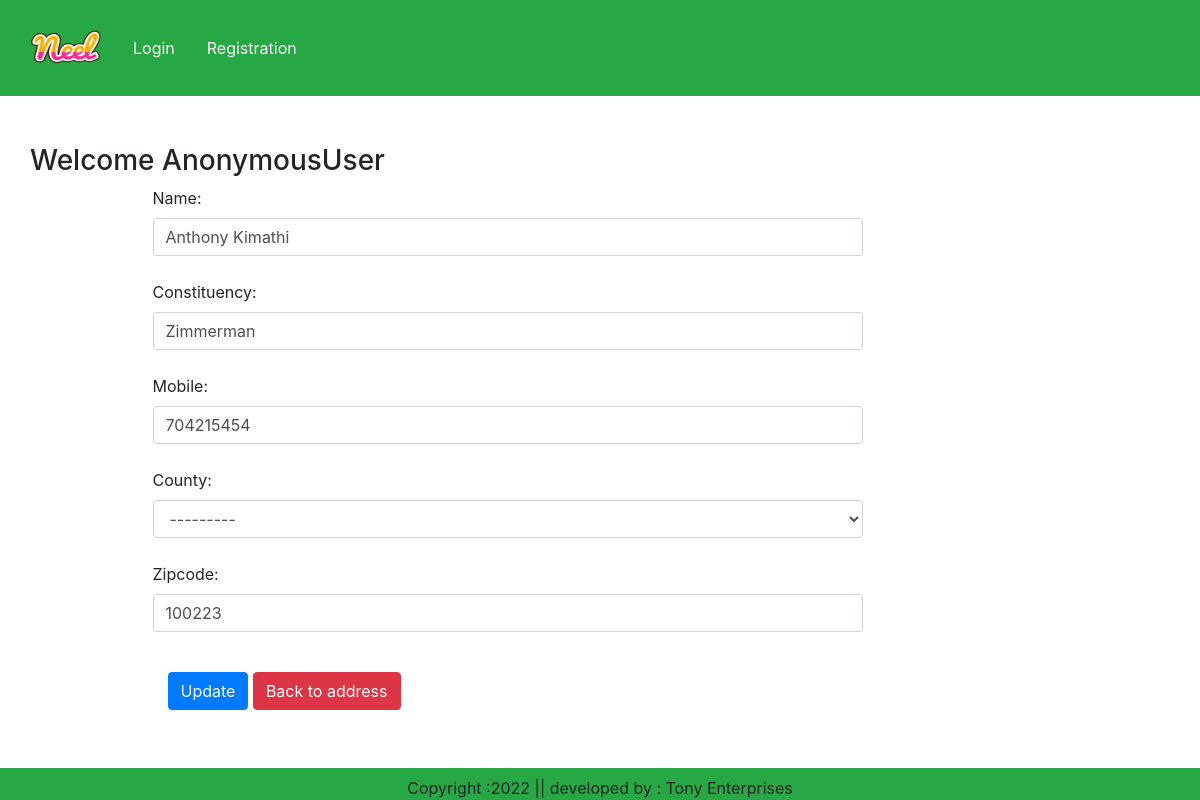
Screenshot of /updateAddress/1 with the database file from the repository.
### djangoProjectWeb/models.py (models this page shows, shortened)
class Customer(models.Model):
    user = models.ForeignKey(User, on_delete=models.CASCADE)
    name = models.CharField(max_length=200)
    constituency = models.CharField(max_length=200)
    mobile = models.IntegerField(default=0)
    zipcode = models.IntegerField()
    county = models.CharField(choices=COUNTY_CHOICES, max_length=100)

### djangoProjectWeb/views.py (the view, shortened to what this page needs)
# urls.py: path('updateAddress/<int:pk>', views.updateAddress.as_view(), name='updateAdress'),
class updateAddress(View):
    def get(self, request, pk):
        add = Customer.objects.get(pk=pk)
        form = CustomerProfileForm(instance=add)
        totalitem = 0
        wishitem = 0
        if request.user.is_authenticated:
            wishitem = len(Wishlist.objects.filter(user=request.user))
            totalitem = len(Cart.objects.filter(user=request.user))
        return render(request, 'updateAddress.html', locals())

### djangoProjectWeb/forms.py
class CustomerProfileForm(forms.ModelForm):
    class Meta:
        model = Customer
        fields = ['name', 'constituency', 'mobile', 'county', 'zipcode']
        widgets = {
            'name': forms.TextInput(attrs={'class': 'form-control'}),
            'constituency': forms.TextInput(attrs={'class': 'form-control'}),
            'mobile': forms.NumberInput(attrs={'class': 'form-control'}),
            'county': forms.Select(attrs={'class': 'form-control'}),
            'zipcode': forms.NumberInput(attrs={'class': 'form-control'})
        }

### templates/updateAddress.html (shortened to what this page needs)
{% extends 'master.html' %}
{% load static %}
{% block content %}
    <div class="container my-5">
        <div class="row">
            <h3>
                Welcome <span class="text-capitalize">{{ request.user }}</span>
            </h3>
        </div>
        <div class="col-sm-8 offset-sm-1">
            <form action="" method="post">
                {% for fm in form %}
                    {{ fm.label_tag }} {{ fm }} <small class="text-danger">{{ fm.errors|striptags }}</small><br>
                {% endfor %}
                <div class="col-12 mt-3">
                    <button type="submit" class="btn btn-primary">Update</button>
                    <a href="{% url 'address' %}" type="button" class="btn btn-danger">Back to address</a>
                </div>
            </form>
        </div>
    </div>
{% endblock content %}

### rows the page displays
Customer: form "Anthony Kimathi" "Zimmerman" "704215454" "---------" "100223"

### other values shown
{{ request.user }} "AnonymousUser"
{{ fm.label_tag }} "Name:" "Constituency:" "Mobile:" "County:" "Zipcode:"
